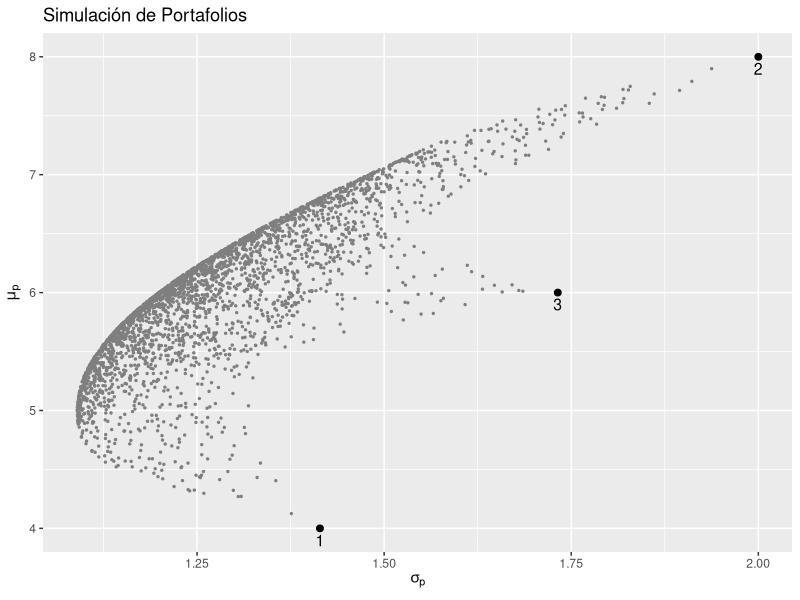
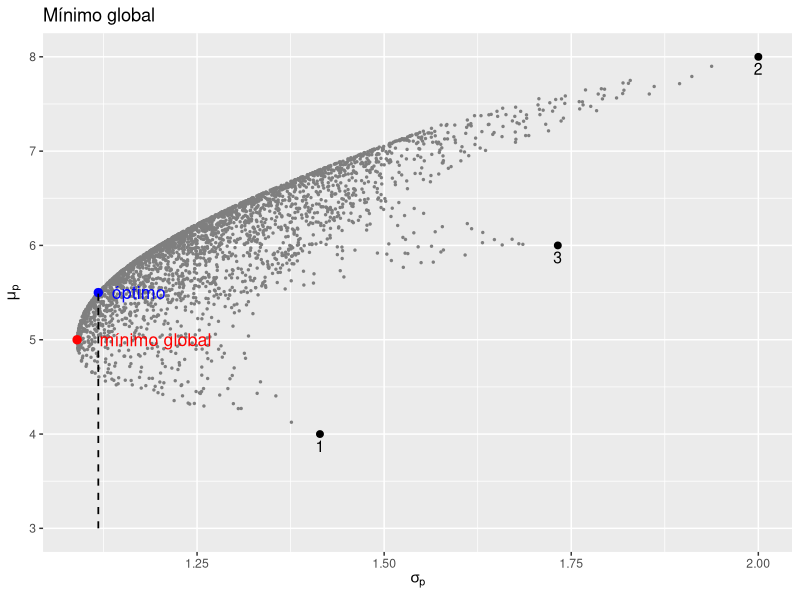

Write the R code that produced these figures, in order.
#=========================================================
#     Portafolio con 3 activos (2025/10/07)
# =========================================================

library(ggplot2)

# 1. Datos

i <- matrix(c(1, 1, 1), 3); i
mu <- matrix(c(4, 8, 6), 3); mu
S <- matrix(c(2, 1, 0, 1, 4, 1, 0, 1, 3), 3); S


# 2. Simulación de Portafolios

P <- matrix(runif(9000, min = 0, max = 100), ncol = 3)
W = P / rowSums(P)

risk <- c()
for (j in 1 : 3000){
  risk[j] <- sqrt(W[j, ] %*% S %*% t(W)[ ,j])
}
mu.p <- mu[1,1] * W[ ,1] + mu[2,1] * W[ ,2] + mu[3,1] * W[ ,3]

p <- ggplot(data.frame(risk, mu.p), aes(x = risk, y = mu.p)) +
  geom_point(size = 0.5, colour = "grey50") +
  labs(title = "Simulación de Portafolios",
       x = expression(sigma[p]),
       y = expression(mu[p]))

p.1 <- p + 
  annotate('point', x = sqrt(S[1,1]), y = mu[1,1], size = 2, colour = "black") +
  annotate('text', x = sqrt(S[1,1]), y = mu[1,1], label = "1", size = 4,
           hjust = 0.5, vjust = 1.5) +
  annotate('point', x = sqrt(S[2,2]), y = mu[2,1], size = 2, colour = "black") +
  annotate('text', x = sqrt(S[2,2]), y = mu[2,1], label = "2", size = 4,
           hjust = 0.5, vjust = 1.5) +  # arriba
  annotate('point', x = sqrt(S[3,3]), y = mu[3,1], size = 2, colour = "black") +
  annotate('text', x = sqrt(S[3,3]), y = mu[3,1], label = "3", size = 4,
           hjust = 0.5, vjust = 1.5)

p.1

# 2. Portafolios equitativo

W.eq <- matrix(c(rep(1,3)/ 3), 3); W.eq
retorno <- c( t(W.eq) %*% mu ); retorno
s.eq <- sqrt(t(W.eq) %*% S %*% W.eq); s.eq


# 3. Portafolio mínimo global y retorno dado

A <- c(t(i) %*% solve(S) %*% i); A
B <- c(t(i) %*% solve(S) %*% mu); B
C <- c(t(mu) %*% solve(S) %*% mu); C
D <- A * C - B^2; D

Si <- solve(S) %*% i; Si
Su <- solve(S) %*% mu; Su

# Mínimo global
w.g <- Si / A; w.g
s.g <- 1 / sqrt(A); s.g
mu.g <- t(w.g) %*% mu; mu.g


# Mínimo retorno 5.5

mu.bar <- 5.5
W <- ((C - mu.bar * B) / D) * Si + ((mu.bar * A - B) / D) * Su; W
a <- sqrt((mu.bar^2 * A - 2 * mu.bar * B + C) / D); a

sqrt(t(W) %*% S %*% W)


# 4. Portafolio mínimo global y retorno dado

p.1 + 
  annotate('point', x = s.g, y = mu.g, size = 2.5, colour = "red") +
  annotate('text', x = s.g, y = mu.g, label = "mínimo global",
           size = 4.5, colour = "red", hjust = -0.2, vjust = 0.5) +  # izquierda
  annotate('point', x = a, y = mu.bar, size = 2.5, colour = "blue") +
  annotate('text', x = a, y = mu.bar, label = "óptimo",
           size = 4.5, colour = "blue", hjust = -0.25, vjust = 0.5) +  # izquierda
  annotate('segment', x = a, y = 3, xend = a, yend = 5.5,
           lwd = 0.6, colour = "black", linetype = "dashed") +
  ggtitle("Mínimo global")
